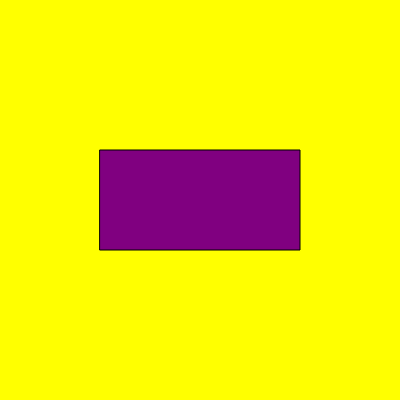
Frame 1 (no input)
Frame 60 (no input): identical to frame 1, image omitted
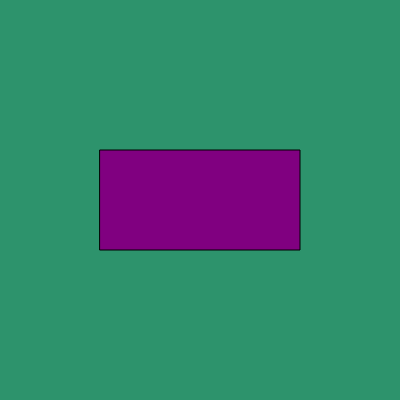
Frame 120 (the mouse pressed at the canvas centre since frame 60)

The p5.js sketch that drew these frames (run headless with seeded random() and noise() and a simulated clock; from frame 60 on, the mouse is pressed at the canvas centre):

// p5.js sketch
// ── sketch.js
function setup() {
  createCanvas(400, 400);
//  rectMode(CENTER);

}

function draw() {

  fill('purple') ;
  rect(100, 100, 100, 100);

  if (mouseIsPressed) {
    background('#2D936C');
    // scene code

  } else {
    background("yellow");
  }

  rectMode(CENTER);
  rect(width / 2, height / 2, 200, 100);






}
